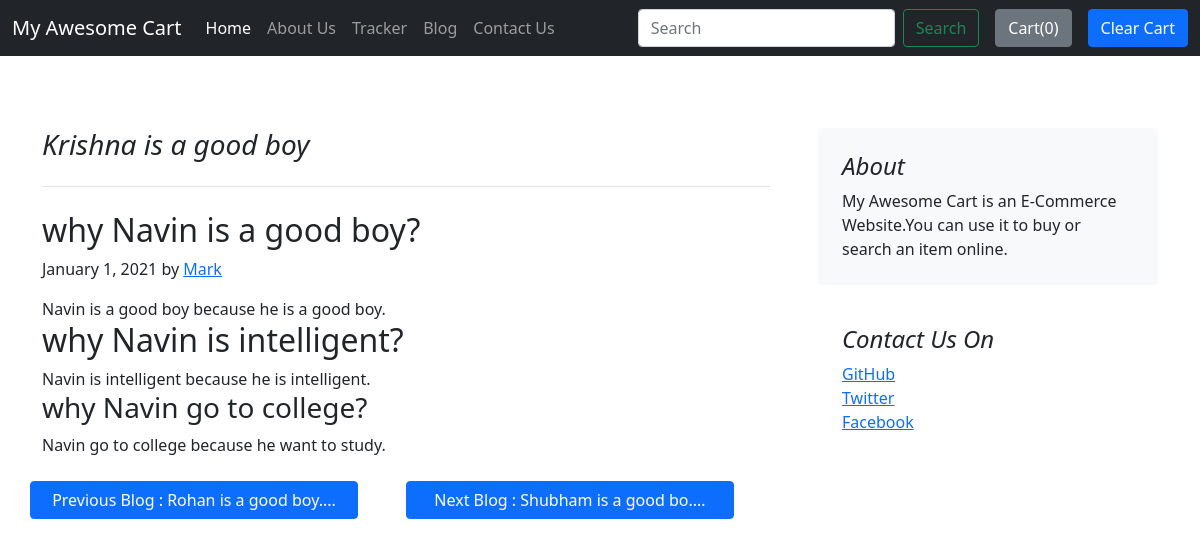
The app's page /blog/blogpost/2 with its own data.
### blog/models.py (models this page shows, shortened)
class blogPost(models.Model):
    post_id = models.AutoField(primary_key=True)
    title = models.CharField(max_length=500)
    head0 = models.CharField(max_length=500,default="")
    chead0 = models.CharField(max_length=5000,default="")
    head1 = models.CharField(max_length=500,default="")
    chead1 = models.CharField(max_length=5000,default="")
    head2 = models.CharField(max_length=500,default="")
    chead2 = models.CharField(max_length=5000,default="")
    pub_date = models.DateField()
    thumbnail = models.ImageField(upload_to="shop/images",default="")

### blog/views.py (the view)
# urls.py: path('blogpost/<int:id>',views.blogpost,name='blogPost')
def blogpost(request,id):
    status1 = ""
    status2 = ""
    post = blogPost.objects.filter(post_id=id)
    prev = blogPost.objects.filter(post_id=id-1)
    next = blogPost.objects.filter(post_id=id+1)
    if len(prev)==0:
        status1 = "disabled"
    if len(next)==0:
        status2 = "disabled"
    return render(request,'blog/blogpost.html',{'post':post,'prev':prev,'next':next,'status1':status1,'status2':status2,'previd':id-1,'nextid':id+1})

### blog/templates/blog/blogpost.html (shortened to what this page needs)
{% extends 'blog/basic.html' %}
{% block body %}
<div class="container">
<div class="row g-5 mt-4">
    <div class="col-md-8">
      <h3 class="pb-4 mb-4 fst-italic border-bottom">
        {{post.0.title}}
      </h3>
      <article class="blog-post">
        <h2 class="blog-post-title">{{post.0.head0}}</h2>
        <p class="blog-post-meta">January 1, 2021 by <a href="#">Mark</a></p>
        {{post.0.chead0}}
        <h2>{{post.0.head1}}</h2>
        {{post.0.chead1}}
        <h3>{{post.0.head2}}</h3>
        {{post.0.chead2}}
      </article>
      <div class="row my-4">
        <a href="{{previd}}" class="col btn btn-primary {{status1}}">Previous Blog : {{prev.0.title|slice:"0:20"}}....</a>
        <a href="{{nextid}}" class="col btn btn-primary mx-5 {{status2}}">Next Blog : {{next.0.title|slice:"0:20"}}....</a>
      </div>
    </div>
    <div class="col-md-4">
      <div class="position-sticky" style="top: 2rem;">
        <div class="p-4 mb-3 bg-light rounded">
          <h4 class="fst-italic">About</h4>
          <p class="mb-0">My Awesome Cart is an E-Commerce Website.You can use it to buy or search an item online.</p>
        </div>
        <div class="p-4">
          <h4 class="fst-italic">Contact Us On</h4>
          <ol class="list-unstyled">
            <li><a href="#">GitHub</a></li>
            <li><a href="#">Twitter</a></li>
            <li><a href="#">Facebook</a></li>
          </ol>
        </div>
      </div>
    </div>
  </div>
</div>
{% endblock %}

### records on screen
blogPost: title "Krishna is a good boy", head0 "why Navin is a good boy?", chead0 "Navin is a good boy because he is a good boy.", head1 "why Navin is intelligent?", chead1 "Navin is intelligent because he is intelligent.", head2 "why Navin go to college?", chead2 "Navin go to college because he want to study."
blogPost: title "Rohan is a good boy"
blogPost: title "Shubham is a good bo"
